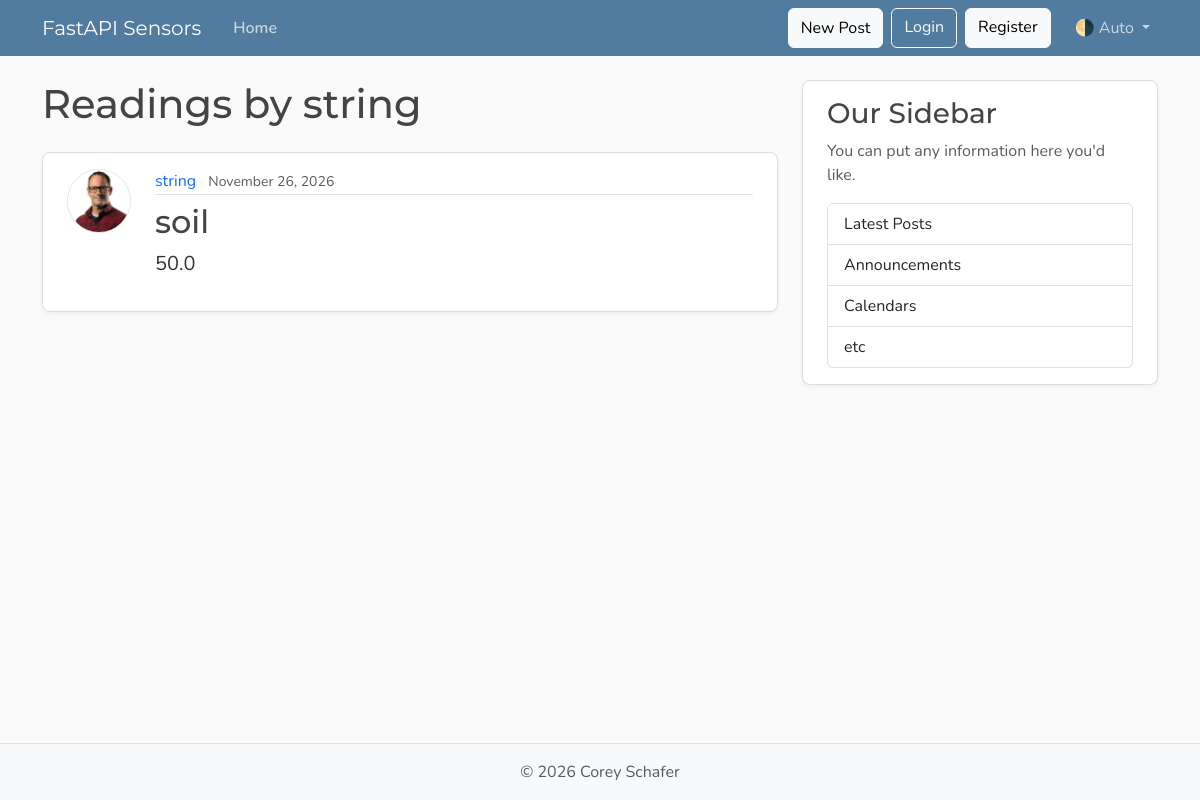
Page /user/1/readings on the earlier database version.
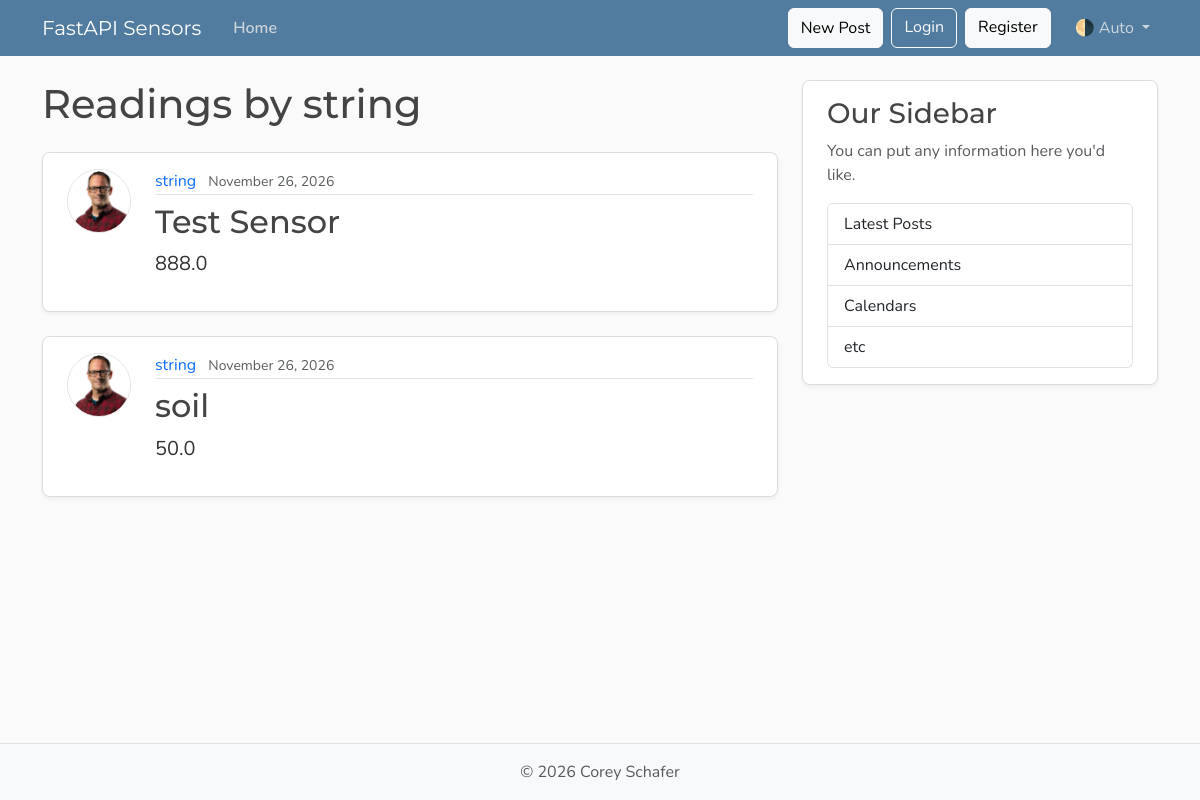
Same page on the later database version.
### fastapi_intro/models.py (models this page shows, shortened)
class Reading(Base):
    __tablename__ = "reading"
    id: Mapped[int] = mapped_column(Integer, primary_key=True, index=True)
    sensor: Mapped[str] = mapped_column(String(20), nullable=False)
    content: Mapped[float] = mapped_column(Float, nullable=False)
    user_id: Mapped[int] = mapped_column(ForeignKey("user.id"), nullable=False, index=True)
    date_timestamp: Mapped[datetime] = mapped_column(DateTime(timezone=True),
                                                     default=lambda: datetime.now(UTC))
    author: Mapped[User] = relationship(back_populates="readings")

class User(Base):
    __tablename__ = "user"
    id: Mapped[int] = mapped_column(Integer, primary_key=True, index=True)
    username: Mapped[str] = mapped_column(String(50), unique=True, nullable=False)
    email: Mapped[str] = mapped_column(String(320), unique=True, nullable=False)
    image_file: Mapped[str | None] = mapped_column(String(200), nullable=True, default=None,)
    readings:Mapped[list[Reading]] = relationship(back_populates="author", cascade="all, delete-orphan")

### fastapi_intro/main.py (the view)
@app.get("/user/{user_id}/readings", include_in_schema=False, name="user_readings")
async def user_readings_page(request:Request, user_id: int, db: Annotated[AsyncSession, Depends(get_db)]):
    result = await db.execute(select(models.User).where(models.User.id == user_id))
    user = result.scalars().first()
    if not user:
        raise HTTPException(status_code=status.HTTP_404_NOT_FOUND, detail="User not found")
    result = await db.execute(select(models.Reading).where(models.Reading.user_id == user_id).options(selectinload(models.Reading.author)).order_by(models.Reading.date_timestamp.desc()))
    readings = result.scalars().all()
    return templates.TemplateResponse(request, "user_readings.html", {"readings":readings, "user":user, "title":f"{user.username}'s Readings"})

### fastapi_intro/templates/user_readings.html
{% extends "layout.html" %} {% block content %}
<h1 class="mb-4">Readings by {{ user.username }}</h1>
{% for reading in readings %}
<article class="content-section py-3 px-4 mb-4">
  <div class="d-flex align-items-start gap-4">
    <img
      class="rounded-circle article-img flex-shrink-0"
      src="{{ reading.author.image_path }}"
      alt="{{ reading.author.username }}'s profile picture"
      width="64"
      height="64"
      loading="lazy"
    />
    <div class="flex-grow-1">
      <div class="article-metadata mb-2">
        <a
          class="me-2"
          href="{{ url_for('user_readings', user_id=reading.author.id) }}"
          >{{ reading.author.username }}</a
        >
        <small class="text-body-secondary"
          >{{ reading.date_timestamp.strftime("%B %d, %Y") }}</small
        >
      </div>
      <h2>
        <a class="article-title" href="{{ url_for('get_sensor_readings') }}"
          >{{ reading.sensor }}</a
        >
      </h2>
      <p class="article-content">{{reading.content }}</p>
    </div>
  </div>
</article>
{% else %}
<p class="text-body-secondary">No posts by this user yet.</p>
{% endfor %} {% endblock content %}

Differences in the rows shown:
added Reading: author.image_path (picture), author.username "string", date_timestamp "November 26, 2026", sensor "Test Sensor", content "888.0"
